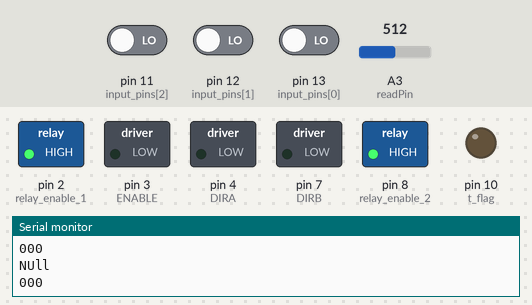
Recording of a sketch running on a simulated Arduino Uno, built with avr-gcc and run on an emulated ATmega328P. On the bench: switched loads named in the sketch (green lamp = pin HIGH), output pins drawn as LEDs (lit = HIGH), the last lines printed to the serial monitor. Inputs (shaded band) come from the test bench; at power-on: pin 11 (input_pins[2]) LOW, A3 (readPin) = 512, pin 12 (input_pins[1]) LOW, pin 13 (input_pins[0]) LOW.

Above: at 6.8 s.
6.9 s: pin 11 (input_pins[2]) driven HIGH
At 7.3 s:
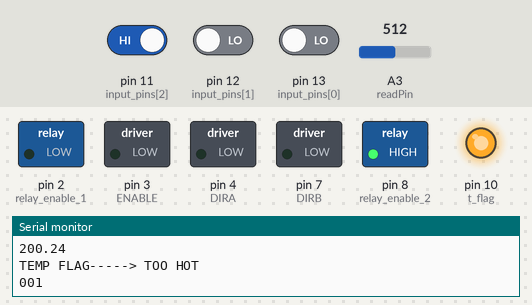
8.5 s: A3 (readPin) set to 173
10.2 s: A3 (readPin) set to 151
At 11.7 s:
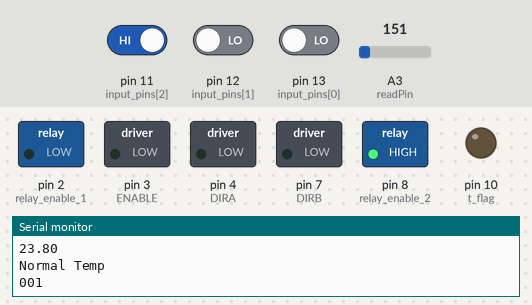
12.5 s: pin 12 (input_pins[1]) driven HIGH
At 14.2 s:
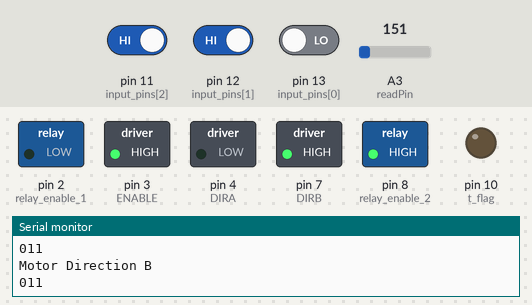
14.5 s: pin 13 (input_pins[0]) driven HIGH
At 16.0 s:
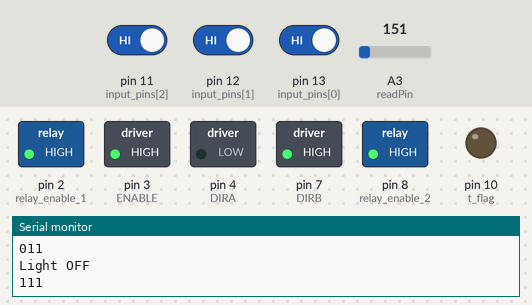
16.5 s: pin 12 (input_pins[1]) driven LOW
At 17.6 s:
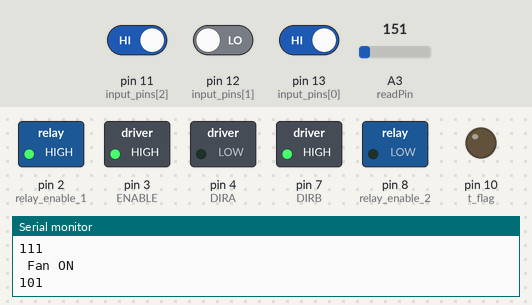
Timing chart, 0 to 19.5 s (numbered marks = the images above; inputs shaded):
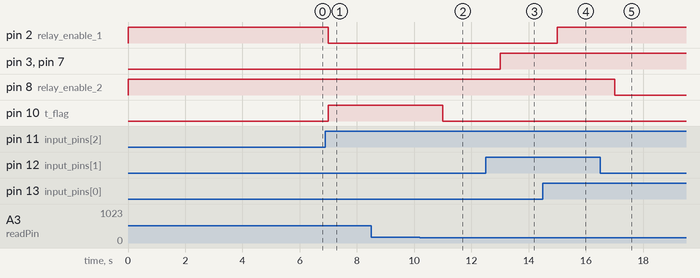

Measured:
- the behaviour switches between 160 and 159 on A3 (readPin) (found by bisection; images 1 and 2)
- after the input at 6.9 s, pin 2 (relay_enable_1): HIGH → LOW after 0.10 s; pin 10 (t_flag): LOW → HIGH after 0.10 s
- after the input at 10.2 s, pin 10 (t_flag): HIGH → LOW after 0.81 s
- after the input at 12.5 s, pin 3 (ENABLE), pin 7 (DIRB): LOW → HIGH after 0.51 s
- after the input at 14.5 s, pin 2 (relay_enable_1): LOW → HIGH after 0.51 s
- after the input at 16.5 s, pin 8 (relay_enable_2): HIGH → LOW after 0.51 s

The sketch:

capstonecode_3.ino
```cpp
const int readPin = A3;
int readVal;
float V2 ;
float Temp ;

int dT_1 = 5000;
int dT_2 = 5;

const int input_pins[3] = {13,12,11}; // 3 inputs
//const int output_pins[4]={2,3,4,7,8}; // 7 total output

int i=0;

const int ENABLE = 3; //pwm signal input to enable the motor speed
const int DIRA = 4;
const int DIRB = 7;
const int relay_enable_1 = 2;
const int relay_enable_2 = 8;

const int t_flag =10; // temp flag


void setup() {

  pinMode(readPin,INPUT);
  for(int j=0;j<3; j++){
    pinMode(input_pins[j],INPUT);
  }
  pinMode(readPin,INPUT);
  pinMode(ENABLE,OUTPUT);
  pinMode(DIRA,OUTPUT);
  pinMode(DIRB,OUTPUT);
  pinMode(relay_enable_1,OUTPUT);
  pinMode(relay_enable_2,OUTPUT);


  pinMode(t_flag,OUTPUT); // temp read pin


 Serial.begin(9600);
}

void loop() {

while(i<1){


 //initalizes all of the outputs to the appropriate inital states

 analogWrite(ENABLE,0);                //Motor OFF
 digitalWrite(DIRA,LOW);
 digitalWrite(DIRB,LOW);
 digitalWrite(relay_enable_1,HIGH); //relay 1 off
 digitalWrite(relay_enable_2,HIGH); // relay 2 off

 digitalWrite(t_flag,LOW); // temp flag diabled

 Serial.println("time delay is happening"); //time delay before the inital loop activates
 delay(dT_1);
 i++;
}

Serial.print(digitalRead(input_pins[0]));

Serial.print(digitalRead(input_pins[1]));

Serial.println(digitalRead(input_pins[2]));

delay(1000);


readVal= analogRead(readPin ); // reads the input analog input from sensor
V2=(5./1023.)*readVal; // converts analog input to voltage value
Temp = ((100*V2)- 50); // converts voltage to temperature in celsius
//Serial.println(Temp);

                              // starts checking inputs from pi

if(digitalRead(input_pins[0])==LOW && digitalRead(input_pins[1])==LOW &&  digitalRead(input_pins[2])==LOW){ //// Function 1 (000)----------> NULL


Serial.println("NUll");

}

else if(digitalRead(input_pins[0])==LOW && digitalRead(input_pins[1])==LOW &&  digitalRead(input_pins[2])==HIGH){ //// Function 2 (001)----------> Lights ON
Serial.println("Light ON");

digitalWrite( relay_enable_1,LOW);
Serial.println(Temp);

  if ( Temp>=28){ // temp limit set
    Serial.println("TEMP FLAG-----> TOO HOT");//enable temp flag
    digitalWrite(t_flag,HIGH);

  }

  else{
    Serial.println("Normal Temp");// disable temp flag
    digitalWrite(t_flag,LOW);
  }
}

else if(digitalRead(input_pins[0])==LOW && digitalRead(input_pins[1])==HIGH &&  digitalRead(input_pins[2])==LOW){ //// Function 3 (010)----------> Motor Direction A (Open)
Serial.println("Motor Direction A ");
analogWrite( ENABLE,255);
digitalWrite( DIRA,HIGH);
digitalWrite( DIRB,LOW);

}

else if(digitalRead(input_pins[0])==LOW && digitalRead(input_pins[1])==HIGH &&  digitalRead(input_pins[2])==HIGH){ //// Function 4(011)----------> Motor Direction B (Close)
Serial.println("Motor Direction B");
analogWrite( ENABLE,255);
digitalWrite( DIRA,LOW);
digitalWrite( DIRB,HIGH);


}

else if(digitalRead(input_pins[0])==HIGH && digitalRead(input_pins[1])==LOW &&  digitalRead(input_pins[2])==LOW){ //// Function 5 (100)----------> Motor OFF
Serial.println("Motor OFF");
analogWrite( ENABLE,0);
digitalWrite( DIRA,LOW);
digitalWrite( DIRB,LOW);

}

else if(digitalRead(input_pins[0])==HIGH && digitalRead(input_pins[1])==LOW &&  digitalRead(input_pins[2])==HIGH){ //// Function 6 (101)----------> Fan ON
Serial.println(" Fan ON");
digitalWrite( relay_enable_2,LOW);
digitalWrite(t_flag,LOW); // reset temp flag
}

else if(digitalRead(input_pins[0])==HIGH && digitalRead(input_pins[1])==HIGH &&  digitalRead(input_pins[2])==LOW){ //// Function 7 (110)----------> Fan OFF
Serial.println("Fan OFF ");
digitalWrite( relay_enable_2,HIGH);
}


else if(digitalRead(input_pins[0])==HIGH && digitalRead(input_pins[1])==HIGH&&  digitalRead(input_pins[2])==HIGH){ //// Function 8 (111)----------> Lights OFF
// reset temperature flags
digitalWrite( relay_enable_1,HIGH);
Serial.println("Light OFF");
digitalWrite(t_flag,LOW); // reset temp flag

}

//delay(dT_2);  //time delay if needed

}
```
